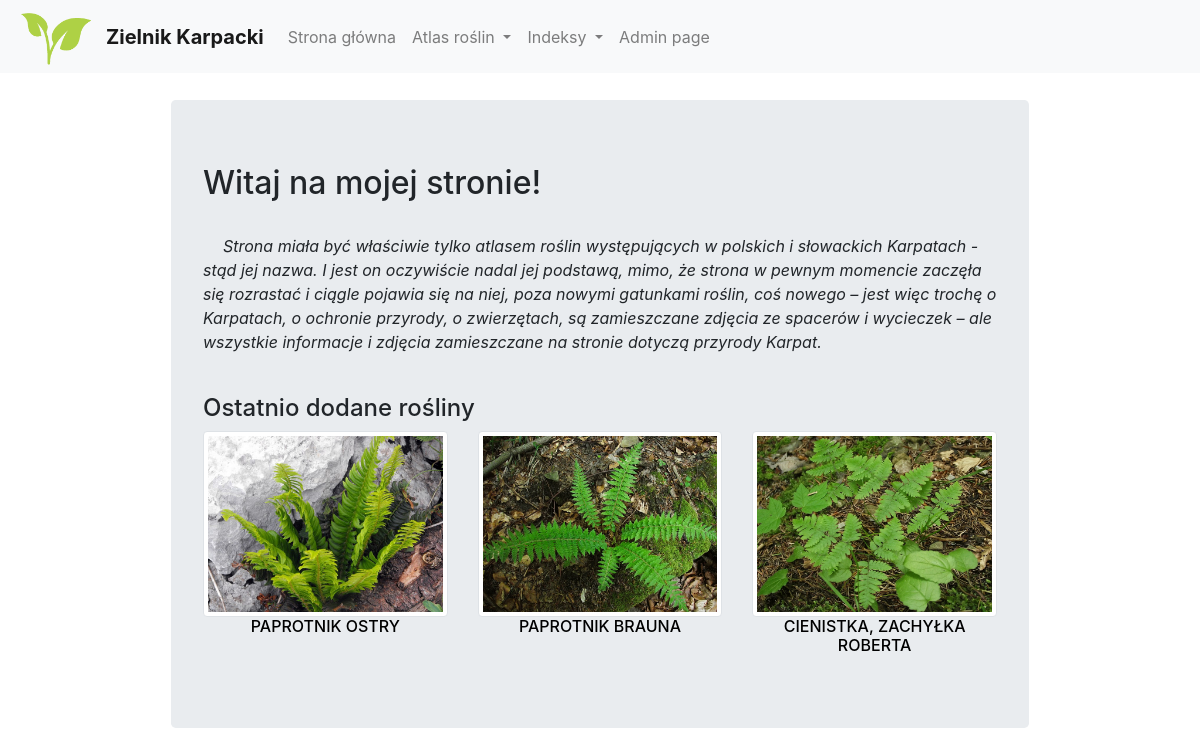
The page / on the database its author committed.
### basic_app/models.py (models this page shows, shortened)
class Images(models.Model):
    TAK_NIE = (
        ('y', 'Tak'),
        ('n', 'Nie')
    )
    nazwa_polska = models.ForeignKey(Roslina, related_name='images', on_delete=models.CASCADE)
    image = models.ImageField(max_length=255, upload_to=generate_filename)
    zdjecie_glowne = models.CharField(max_length=1,choices=TAK_NIE,default='n')

class Roslina(models.Model):
    bezbarwny = 'bb'
    biały = 'bi'
    brązowy = 'br'
    czerwony = 'cz'
    fioletowy = 'fi'
    niebieski = 'nb'
    pomarańczowy = 'po'
    różowy = 'ro'
    zielony = 'gr'
    żółty = 'zo'
    kolory = (
        (bezbarwny, 'bezbarwny'),
        (biały, 'biały'),
        (brązowy, 'brązowy'),
        (czerwony, 'czerwony'),
        (fioletowy, 'fioletowy'),
        (niebieski, 'niebieski'),
        (pomarańczowy, 'pomarańczowy'),
        (różowy, 'różowy'),
        (zielony, 'zielony'),
        (żółty, 'żółty'),
    )
    styczen = '01'
    luty = '02'
    marzec = '03'
    kwiecien = '04'
    maj = '05'
    czerwiec = '06'
    lipiec = '07'
    sierpien = '08'
    wrzesien = '09'
    pazdziernik = '10'
    listopad = '11'
    grudzien = '12'
    kwitnienie = (
        ('styczen', 'styczeń'),
        ('luty', 'luty'),
        ('marzec', 'marzec'),
        ('kwiecien', 'kwiecień'),
        ('maj', 'maj'),
        ('czerwiec', 'czerwiec'),
        ('lipiec', 'lipiec'),
        ('sierpien', 'sierpień'),
        ('wrzesien', 'wrzesień'),
        ('pazdziernik', 'pażdziernik'),
        ('listopad', 'listopad'),
        ('grudzien', 'grudzie'),
    )
    TAK_NIE = (
        ('y', 'Tak'),
        ('n', 'Nie')
    )
    rodziny = (
        ('Agres', 'Agrestowate'),
        ('Amary', 'Amarylkowate'),
        ('Arali', 'Araliowate'),
        ('Astro', 'Astrowate (Złożone)'),
        ('Babko', 'Babkowate'),
        ('Bagni', 'Bagnicowate'),
        ('Balda', 'Baldaszkowate (Selerowate)'),
        ('Bazyn', 'Bażynowate'),
        ('Berbe', 'Berberysowate'),
        ('Bobow', 'Bobowate (Motylkowate)'),
        ('Bobrk', 'Bobrkowate'),
        ('Bodzi', 'Bodziszkowate'),
        ('Brzoz', 'Brzozowate'),
        ('Bukow', 'Bukowate'),
        ('Cisow', 'Cisowate'),
        ('Cypry', 'Cyprysowate'),
        ('Czyst', 'Czystkowate (Posłonkowate)'),
        ('Deren', 'Dereniowate'),
        ('Dynio', 'Dyniowate'),
        ('Dziew', 'Dziewięciornikowate'),
        ('Dziur', 'Dziurawcowate'),
        ('Dzwon', 'Dzwonkowate'),
        ('Fiolk', 'Fiołkowate'),
        ('Gazew', 'Gązewnikowate'),
        ('Goryc', 'Goryczkowate'),
        ('Gozdz', 'Goździkowate'),
        ('Grubo', 'Gruboszowate'),
        ('Grusz', 'Gruszyczkowate'),
        ('Grzyb', 'Grzybieniowate'),
        ('Jaskr', 'Jaskrowate'),
        ('Jasno', 'Jasnotowate (Wargowe)'),
        ('Jezog', 'Jeżogłowkowate'),
        ('Kania', 'Kaniankowate'),
        ('Kapus', 'Kapustowate(Krzyżowe)'),
        ('Kaszt', 'Kasztanowcowate'),
        ('Klono', 'Klonowate'),
        ('Kloko', 'Kłokoczkowate'),
        ('Kokor', 'Kokornakowate'),
        ('Komos', 'Komosowate'),
        ('Konop', 'Konopiowate'),
        ('Kosac', 'Kosaćcowate'),
        ('Kozlk', 'Kozłkowate'),
        ('Krwaw', 'Krwawnicowate'),
        ('Krzyz', 'Krzyżowe(Kapustowate)'),
        ('Krzyp', 'Krzyżownicowate'),
        ('Leszc', 'Leszczynowate'),
        ('Lilio', 'Liliowate'),
        ('Lipow', 'Lipowate'),
        ('Lnowa', 'Lnowate'),
        ('Laczn', 'Łączniowate'),
        ('Makow', 'Makowate'),
        ('Marza', 'Marzanowate'),
        ('Motyl', 'Motylkowate(Bobowate)'),
        ('Nasie', 'Nasiężrzałowate'),
        ('Nieci', 'Niecierpkowate'),
        ('Obraz', 'Obrazkowate'),
        ('Ogore', 'Ogórecznikowate'),
        ('Oliwk', 'Oliwkowate'),
        ('Orlic', 'Orlicowate'),
        ('Tamar', 'Tamaryszkowate'),
        ('Toino', 'Toinowate'),
        ('Trawy', 'Trawy (Wiechlinowate)'),
        ('Tredo', 'Trędownikowate'),
        ('Troje', 'Trojeściowate'),
        ('Trzmi', 'Trzmielinowate'),
        ('Turzy', 'Turzycowate'),
        ('Wargo', 'Wargowe (Jasnotowate)'),
        ('Wawrz', 'Wawrzynkowate'),
        ('Werbe', 'Werbenowate'),
        ('Wiazo', 'Wiązowate'),
        ('Widli', 'Widliczkowate'),
        ('Widla', 'Widłakowate'),
        ('Wiech', 'Wiechlinowate (Trawy)'),
        ('Wielo', 'Wielosiłowate'),
        ('Wierz', 'Wierzbowate'),
        ('Wiesi', 'Wiesiołkowate'),
        ('Wietl', 'Wietlicowate'),
        ('Wilcz', 'Wilczomleczowate'),
        ('Winor', 'Winoroślowate'),
        ('Wodni', 'Wodnikowate'),
        ('Wrzos', 'Wrzosowate'),
        ('Zachy', 'Zachylnikowate'),
        ('Zanok', 'Zanokcicowate'),
        ('Zaraz', 'Zarazowate'),
        ('Zlozo', 'Złożone (Astrowate)'),
        ('Zabie', 'Żabieńcowate'),
        ('Zabis', 'Żabiściekowate'),
        ('Palko', 'Pałkowate'),
        ('Papro', 'Paprotkowate'),
        ('Papre', 'Paprotnikowate'),
        ('Pierw', 'Pierwiosnkowate'),
        ('Pizma', 'Piżmaczkowate'),
        ('Plywa', 'Pływaczowate'),
        ('Podrz', 'Podrzeniowate'),
        ('Pokrz', 'Pokrzywowate'),
        ('Poryb', 'Poryblinowate'),
        ('Poslo', 'Posłonkowate (Czystkowate)'),
        ('Powoj', 'Powojowate'),
        ('Przew', 'Przewiertniowate'),
        ('Przes', 'Przęstkowate'),
        ('Psian', 'Psiankowate'),
        ('Rdest', 'Rdestnicowate'),
        ('Rdest', 'Rdestowate'),
        ('Rezed', 'Rezedowate'),
        ('Rokit', 'Rokitnikowate'),
        ('Rosic', 'Rosiczkowate'),
        ('Rozow', 'Różowate'),
        ('Rzeso', 'Rzęsowate'),
        ('Rzesl', 'Rzęślowate'),
        ('Sanda', 'Sandałowcowate'),
        ('Seler', 'Selerowate (Baldaszkowe)'),
        ('Sitow', 'Sitowate'),
        ('Skaln', 'Skalnicowate'),
        ('Skrzy', 'Skrzypowate'),
        ('Sosno', 'Sosnowate'),
        ('Storc', 'Storczykowate'),
        ('Szakl', 'Szakłakowate'),
        ('Szarl', 'Szarłatowate'),
        ('Szcza', 'Szczawikowate'),
        ('Szcze', 'Szczeciowate'),
        ('Szors', 'Szorstkolistne'),
        ('Slazo', 'Ślazowate'),
        ('Swibk', 'Świbkowate'),
    )
    kategorie = (
        ('pap', 'Paprotniki'),
        ('drz', 'Drzewa Krzewy Krzewinki'),
        ('tra', 'Turzycowate Trawy'),
        ('bia', 'Zielne - Kwiaty białe'),
        ('zol', 'Zielne - Kwiaty żółte'),
        ('cze', 'Zielne - Kwiaty czerwone'),
    )
    pietra = (
        ('pog', 'Piętro pogórza'),
        ('dol', 'Piętro regla dolnego'),
        ('gor', 'Piętro regla górnego'),
        ('kos', 'Piętro kosodrzewiny'),
        ('hal', 'Piętro halne'),
        ('tur', 'Piętro turniowe'),
        ('pol', 'Piętro połonin (Bieszczady)'),
    )
    id_rosliny = models.AutoField(primary_key=True)
    nazwa_polska = models.CharField(max_length=256,unique=True)
    nazwa_lacinska = models.CharField(max_length=256)
    opis = models.TextField()
    wystepowanie = models.TextField(null=True,blank=True)
    kategoria = models.CharField(max_length=3,choices=kategorie,null=True,blank=True)
    rodzina = models.CharField(max_length=5,choices=rodziny,null=True,blank=True)
    kolor_kwiatow = models.CharField(max_length=2,choices=kolory,null=True,blank=True)
    chronione = models.CharField(max_length=1,choices=TAK_NIE,default='n',blank=True)
    endemity = models.CharField(max_length=1,choices=TAK_NIE,default='n',blank=True)
    czerwona_księga = models.CharField(max_length=1,choices=TAK_NIE,default='n',blank=True)
    lecznicze = models.CharField(max_length=1,choices=TAK_NIE,default='n',blank=True)
    trujace = models.CharField(max_length=1,choices=TAK_NIE,default='n',blank=True)
    pasozytnicze = models.CharField(max_length=1,choices=TAK_NIE,default='n',blank=True)
    owadozerne = models.CharField(max_length=1,choices=TAK_NIE,default='n',blank=True)
    pietro_roslinnosci = models.CharField(max_length=3,choices=pietra,null=True,blank=True)
    data = models.DateField()
    class Meta:
        verbose_name_plural = 'Rośliny'

### basic_app/views.py (the view)
# urls.py: re_path(r'^$', views.IndexView.as_view(), name='index'),
class IndexView(TemplateView):
    template_name='index.html'
    def get_context_data(self, **kwargs):
         context = super(IndexView, self).get_context_data(**kwargs)
         last_rosliny = models.Roslina.objects.order_by('-id_rosliny')[:3]
         context['rosliny'] = last_rosliny
         return context

### templates/index.html (shortened to what this page needs)
{% extends "base.html" %}
{% block body_block %}
<div class="container" id="pagecontent">
  <div class="jumbotron">
            <h2>Witaj na mojej stronie!</h2> <br>
            <p style="text-indent: 20px;">
              <i>Strona miała być właściwie tylko atlasem roślin występujących w polskich i słowackich Karpatach - stąd jej nazwa. I jest on oczywiście nadal jej podstawą, mimo, że strona w pewnym momencie zaczęła się rozrastać i ciągle pojawia się na niej, poza nowymi gatunkami roślin, coś nowego – jest więc trochę o Karpatach, o ochronie przyrody, o zwierzętach, są zamieszczane zdjęcia ze spacerów i wycieczek – ale wszystkie informacje i zdjęcia zamieszczane na stronie dotyczą przyrody Karpat.
              </i
            </p>  <br> <br>
            <h4>Ostatnio dodane rośliny</h4>
              <div class="row">
                {% for roslina in rosliny %}
                      <div class="col-lg-4">
                          <a href="basic_app/widokRosliny/{{ roslina.id_rosliny }}/">
                            {% for zdjecie in roslina.images.all %}
                            {% if zdjecie.zdjecie_glowne == 'y' %}
                                  <img src="{{ zdjecie.image.url }}" alt="brak zdjecia" class="img-thumbnail zoom">
                            {% endif %}
                            {% endfor %}
                                <h6 id="podpisZdjecia">{{ roslina.nazwa_polska }}</h6>
                          </a>
                      </div>
                {% endfor %}
              </div>
              </div>
  </div>
</div>
{% endblock %}

### templates/index.html (style rules this page uses)
#pagecontent { width: 80%; }
.zoom { transition: transform .2s; }
#podpisZdjecia { text-align: center; }
a:link { text-decoration: none; color:black; }

### rows shown on the page
Roslina: nazwa_polska "PAPROTNIK OSTRY"
Images: image (picture)
Roslina: nazwa_polska "PAPROTNIK BRAUNA"
Images: image (picture)
Roslina: nazwa_polska "CIENISTKA, ZACHYŁKA ROBERTA"
Images: image (picture)
